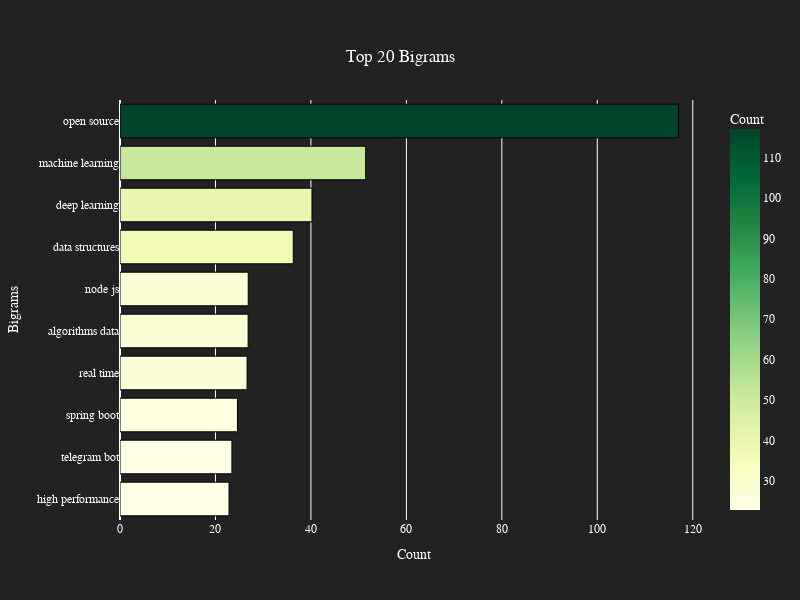

Notebook code cell kept with this figure:
### Code cell
# Get top 10 bigrams from the cleaned text data
bigrams = get_top_n_gram(description_translated_clean, (2, 2), 10)

# Create a DataFrame with bigrams and their counts
df1 = pd.DataFrame(bigrams, columns=['Text', 'count'])

# Group by text and sum counts, then sort by count in ascending order
df1 = df1.groupby('Text').sum().sort_values(by='count', ascending=True)

# Create a horizontal bar plot for the top 20 bigrams
fig = px.bar(df1, 
             y=df1.index, 
             x='count', 
             labels={'x': 'Count', 'bigrams': 'Bigrams'},
             title='Top 20 Bigrams',
             color='count',   
             color_continuous_scale='ylgn',  
             orientation='h' 
            )

# Update layout: set dimensions, title alignment, and axis titles
fig.update_layout(
    width=800,  
    height=600,  
    title={'x': 0.5, 'xanchor': 'center', 'yanchor': 'top'},  
    xaxis_title='Count',
    yaxis_title='Bigrams',
    plot_bgcolor='rgb(34, 34, 34)',   # Set plot background color
    paper_bgcolor='rgb(34, 34, 34)',  # Set paper background color
    font=dict(
        family="Arial, sans-serif",
        size=12,
        color="White"  # Set font color
    )
)

# Update color axes: customize the colorbar appearance
fig.update_coloraxes(colorbar=dict(
    title='Count',
    titlefont=dict(color='white'),   # Set colorbar title font color
    tickfont=dict(color='white')     # Set colorbar tick font color
))

# Update trace: add black border around bars
fig.update_traces(marker_line_color='black', marker_line_width=1)

# Show the figure
fig.show()

### Figure 1 — Plotly figure (JSON) as saved in the notebook; plotly's stock layout.template omitted (floating-point values rounded to 4 significant figures)
{"data": [{"alignmentgroup": "True", "hovertemplate": "count=%{marker.color}<br>Text=%{y}<extra></extra>", "legendgroup": "", "marker": {"color": [22.84, 23.45, 24.61, 26.62, 26.85, 26.86, 36.3, 40.22, 51.48, 117.0], "coloraxis": "coloraxis", "line": {"color": "black", "width": 1}, "pattern": {"shape": ""}}, "name": "", "offsetgroup": "", "orientation": "h", "showlegend": false, "textposition": "auto", "type": "bar", "x": [22.84, 23.45, 24.61, 26.62, 26.85, 26.86, 36.3, 40.22, 51.48, 117.0], "xaxis": "x", "y": ["high performance", "telegram bot", "spring boot", "real time", "algorithms data", "node js", "data structures", "deep learning", "machine learning", "open source"], "yaxis": "y"}], "layout": {"barmode": "relative", "coloraxis": {"colorbar": {"tickfont": {"color": "white"}, "title": {"font": {"color": "white"}, "text": "Count"}}, "colorscale": [[0, "rgb(255,255,229)"], [0.125, "rgb(247,252,185)"], [0.25, "rgb(217,240,163)"], [0.375, "rgb(173,221,142)"], [0.5, "rgb(120,198,121)"], [0.625, "rgb(65,171,93)"], [0.75, "rgb(35,132,67)"], [0.875, "rgb(0,104,55)"], [1, "rgb(0,69,41)"]]}, "font": {"color": "White", "family": "Arial, sans-serif", "size": 12}, "height": 600, "legend": {"tracegroupgap": 0}, "paper_bgcolor": "rgb(34, 34, 34)", "plot_bgcolor": "rgb(34, 34, 34)", "title": {"text": "Top 20 Bigrams", "x": 0.5, "xanchor": "center", "yanchor": "top"}, "width": 800, "xaxis": {"anchor": "y", "domain": [0, 1], "title": {"text": "Count"}}, "yaxis": {"anchor": "x", "domain": [0, 1], "title": {"text": "Bigrams"}}}}
